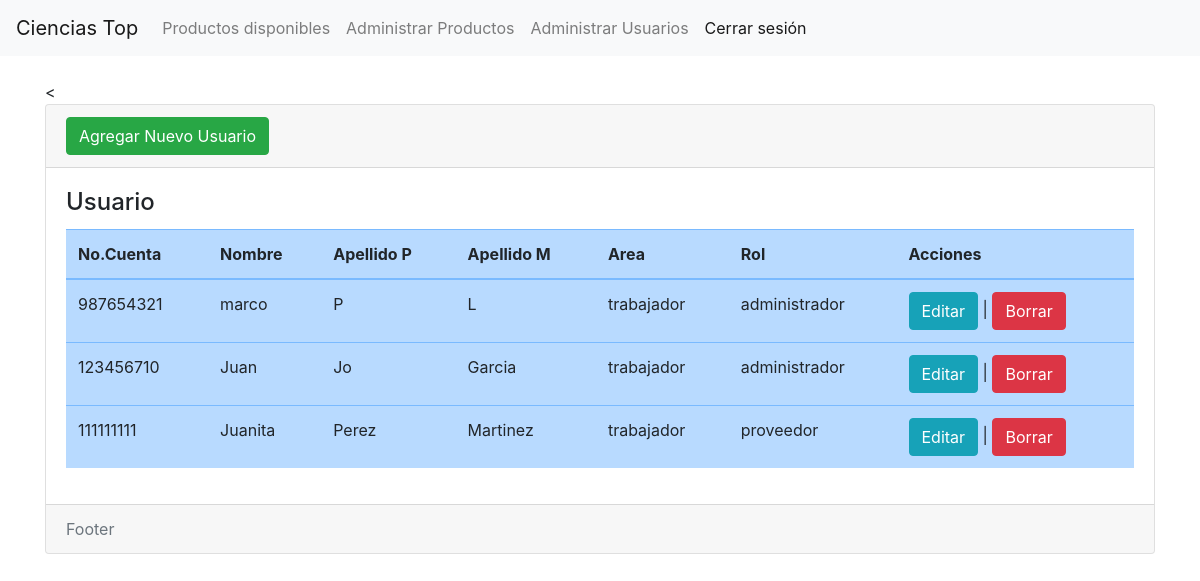
Before: /usuarios/ (signed in) with the older database file.
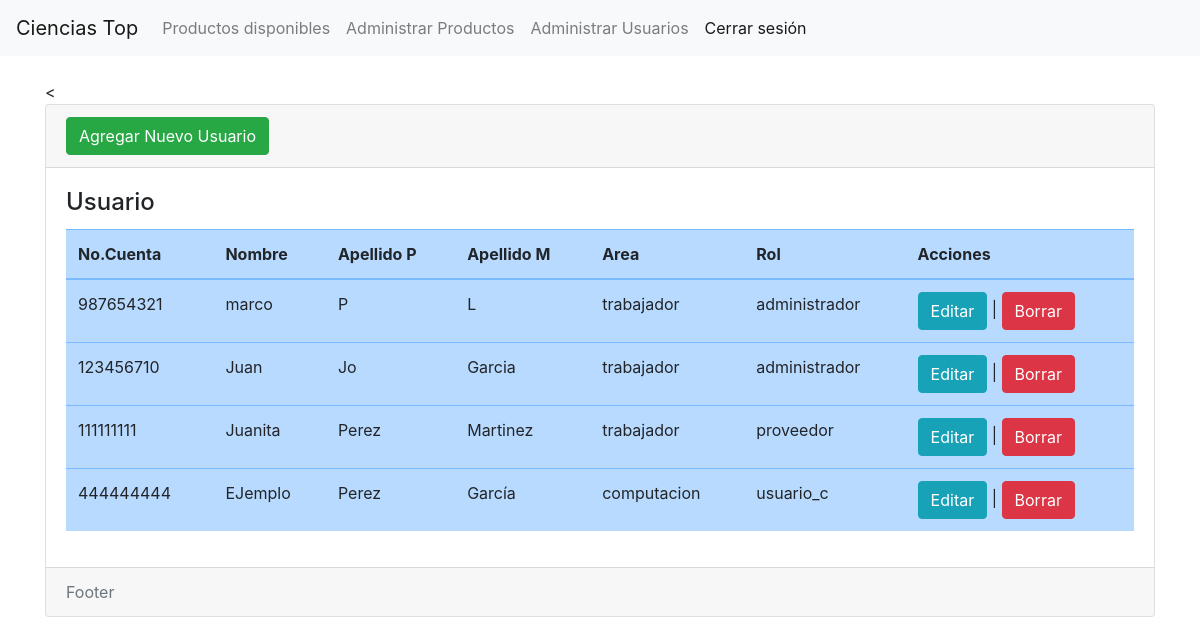
After: the same page with the newer database file.
### usuario/models.py (models this page shows, shortened)
class Usuario(models.Model):
    user = models.OneToOneField(User, on_delete=models.CASCADE)
    nombre = models.CharField(max_length=40)
    apellidopaterno = models.CharField(max_length=40)
    apellidomaterno = models.CharField(max_length=40)
    puntos = models.IntegerField(default=100)
    celular = PhoneNumberField()
    nocuenta = models.CharField(max_length=9)
    area = models.CharField(max_length=100, default='trabajador')
    email = models.EmailField()
    oculto = models.BooleanField(default=False)
    def get_group_display(self):
        return ', '.join([group.name for group in self.user.groups.all()])  # Devuelve los grupos del usuario

### usuario/views.py (the view)
# urls.py: path('usuarios/', include('usuario.urls')),
@login_required
@user_passes_test(is_admin)
def usuarios(request):
    usuario_actual = request.user
    usuarios = Usuario.objects.filter(oculto=False).exclude(user=usuario_actual)
    return render(request, 'usuarios/index.html', {'usuarios': usuarios})

### usuario/views.py (called while the page is built)
def is_admin(user):
    return user.groups.filter(name='administrador').exists()

### usuario/templates/usuarios/index.html (shortened to what this page needs)
{% extends 'base.html' %}
{% block contenido %}
<<div class="card">
    <div class="card-header">
        <a
            name=""
            id=""
            class="btn btn-success"
            href="{% url 'registrar' %}"
            role="button"
            >Agregar Nuevo Usuario</a
        >
    </div>
    <div class="card-body">
        <h4 class="card-title">Usuario</h4>
        <div
            class="table-responsive"
        >
            <table
                class="table table-primary"
            >
                <thead>
                    <tr>
                        <th scope="col">No.Cuenta</th>
                        <th scope="col">Nombre</th>
                        <th scope="col">Apellido P</th>
                        <th scope="col">Apellido M</th>
                        <th scope="col">Area </th>
                        <th scope="col">Rol </th>
                        <th scope="col">Acciones</th>
                    </tr>
                </thead>
                <tbody>
                    {% for usuario in usuarios %}
                        <tr class="">
                            <td scope="row"> {{usuario.nocuenta}} </td>
                            <td>{{usuario.nombre}}</td>
                            <td>{{usuario.apellidopaterno}}</td>
                            <td>{{usuario.apellidomaterno}}</td>
                            <td>{{usuario.area}}</td>
                            <td>{{usuario.get_group_display}}</td>
                            <td> <a
                                name=""
                                id=""
                                class="btn btn-info"
                                href="{% url 'editar_u' usuario.nocuenta %}"
                                role="button"
                                >Editar</a>
                             |
                             <a
                                name=""
                                id=""
                                class="btn btn-danger"
                                href="{% url 'eliminar_u' usuario.nocuenta %}"
                                role="button"
                                onclick="return confirmarEliminacion()"
                                >Borrar</a>
                             </td>
                        </tr>
                    {% endfor %}
                </tbody>
            </table>
        </div>
    </div>
    <div class="card-footer text-muted">Footer</div>
</div>
{% endblock %}

### producto/templates/base.html (shortened to what this page needs)
	{% load static %}
<!DOCTYPE html>
<html lang="en">
<head>
    <link rel="stylesheet" href="https://stackpath.bootstrapcdn.com/bootstrap/4.3.1/css/bootstrap.min.css"
        rel="stylesheet" />
</head>
<body>
    <nav class="navbar navbar-expand-lg navbar-light bg-light">
        <a class="navbar-brand" href="#">Ciencias Top</a>
        <div class="collapse navbar-collapse" id="navbarNav">
            <ul class="navbar-nav">
                <li class="nav-item">
                    <a class="nav-link" href="{% url 'productos' %}">Productos disponibles</a>
                </li>
                {% if not is_usuario_c %}
                <li class="nav-item ">
                    <a class="nav-link" href="{% url 'admin_productos' %}">Administrar Productos</a>
                </li>
                {% endif %}
                {% if not is_usuario_c and not is_prov %}
                <li class="nav-item ">
                    <a class="nav-link" href="{% url 'usuarios' %}">Administrar Usuarios</a>
                </li>
                {% endif %}
                <li class="nav-item active">
                    <a class="nav-link" href="{% url 'logout' %}">Cerrar sesión</a>
                </li>
            </ul>
        </div>
    </nav>
    <div class="container">
        <br/>
        {% if user.is_authenticated %}
            {% block contenido %} {% endblock %}
        {% else %}
            <a href="{% url 'login' %}">Here</a>
        {% endif %}
    </div>
</body>
</html>

### producto/templates/base.html (style rules this page uses)
li:last-child { margin-left: auto; }

Changed rows visible on the page:
added Usuario: nocuenta "444444444", nombre "EJemplo", apellidopaterno "Perez", apellidomaterno "García", area "computacion", group "usuario_c"
